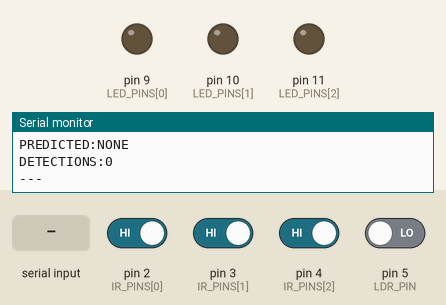
This sketch was run on a simulated Arduino Uno, built with avr-gcc and run on an emulated ATmega328P. Parts: output pins drawn as LEDs (lit = HIGH), the last lines printed to the serial monitor. Inputs (shaded band) come from the test bench; at power-on: pin 2 (IR_PINS[0]), pin 3 (IR_PINS[1]), pin 4 (IR_PINS[2]) HIGH, pin 5 (LDR_PIN) LOW.

Above: at 1.2 s.
1.3 s: pin 5 (LDR_PIN) driven HIGH
At 1.8 s:
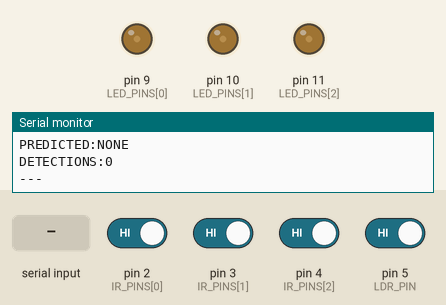
2.8 s: "MODE:EMERGENCY\n" received over Serial
At 4.1 s:
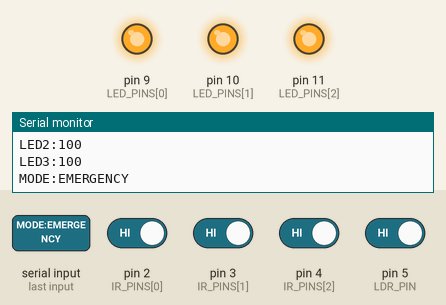
4.4 s: "MODE:AUTO\n" received over Serial
At 5.7 s:
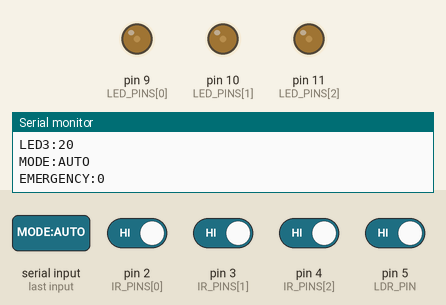
6.0 s: pin 2 (IR_PINS[0]) driven LOW
At 6.6 s:
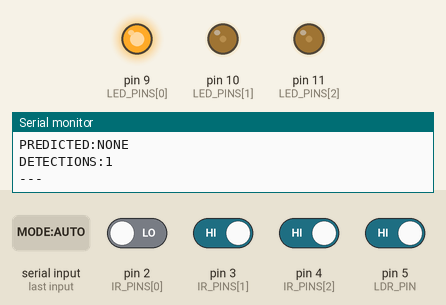
7.6 s: pin 3 (IR_PINS[1]) driven LOW
At 10.51 s:
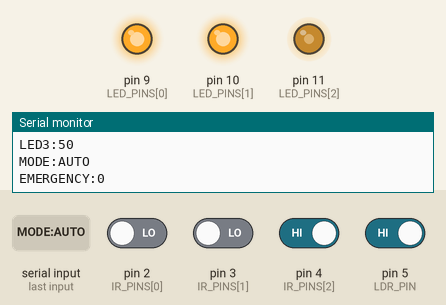
10.6 s: pin 2 (IR_PINS[0]) driven HIGH
At 11.5 s:
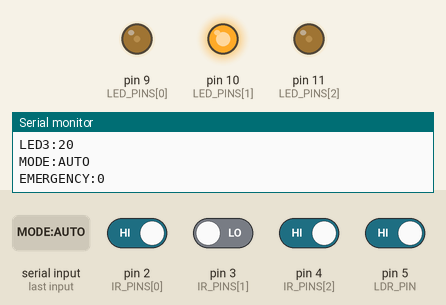
Timing chart, 0 to 13.2 s (numbered marks = the images above; inputs shaded):
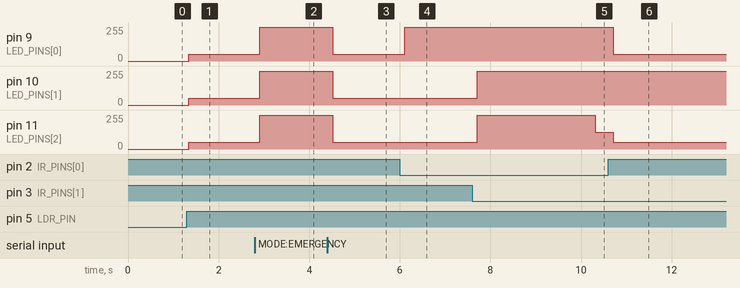

Measured:
- after the input at 1.3 s, pin 9 (LED_PINS[0]), pin 10 (LED_PINS[1]), pin 11 (LED_PINS[2]): 0/255 → 51/255 at once
- after the input at 2.8 s, pin 9 (LED_PINS[0]), pin 10 (LED_PINS[1]), pin 11 (LED_PINS[2]): 51/255 → 255/255 after 0.11 s
- after the input at 4.4 s, pin 9 (LED_PINS[0]), pin 10 (LED_PINS[1]), pin 11 (LED_PINS[2]): 255/255 → 51/255 after 0.12 s
- after the input at 6.0 s, pin 9 (LED_PINS[0]): 51/255 → 255/255 after 0.11 s
- after the input at 7.6 s, pin 10 (LED_PINS[1]): 51/255 → 255/255 after 0.11 s; pin 11 (LED_PINS[2]): 51/255 → 255/255 after 0.11 s, → 127/255 2.6 s later
- after the input at 10.6 s, pin 9 (LED_PINS[0]): 255/255 → 51/255 after 0.11 s; pin 11 (LED_PINS[2]): 127/255 → 51/255 after 0.11 s

The sketch:

street_light_controller.ino
```cpp
/*
  Smart Adaptive Street Light Controller — Firmware
  ---------------------------------------------------
  Hardware:
    LDR module   D0 -> D5   (digital day/night, threshold set by onboard trimmer)
    IR sensor 1  OUT -> D2  (zone 1 / closest)
    IR sensor 2  OUT -> D3  (zone 2 / middle)
    IR sensor 3  OUT -> D4  (zone 3 / farthest)
    LED 1        D9  (PWM, 220ohm resistor in series)
    LED 2        D10 (PWM, 220ohm resistor in series)
    LED 3        D11 (PWM, 220ohm resistor in series)

  This firmware is the authoritative real-time controller. It keeps running
  the automatic logic even if no dashboard is connected (FR-10). The
  dashboard only sends high-level mode/override commands over USB serial.

  Modules below are separated by section, matching the PRD's firmware
  architecture (Sensor Manager / Traffic Analyzer / Predictive Lighting
  Manager / Weather Manager / Emergency Manager / LED Controller /
  Serial Communication Manager), kept in one file for a beginner-friendly
  single-sketch build.
*/

// ---------- Pin configuration ----------
const int LDR_PIN = 5;
const int IR_PINS[3] = {2, 3, 4};
const int LED_PINS[3] = {9, 10, 11};

// SET based on your LDR test: does covering it (dark) give HIGH or LOW?
const bool LDR_HIGH_MEANS_NIGHT = true;

// ---------- Timing ----------
const unsigned long DEBOUNCE_MS = 40;          // sensor debounce window
const unsigned long PREDICTION_HOLD_MS = 2500; // how long a predicted zone stays pre-illuminated
const unsigned long SEND_INTERVAL_MS = 200;    // telemetry rate to dashboard

// ---------- Brightness levels (0-100%) ----------
const int BRIGHTNESS_OFF = 0;
const int BRIGHTNESS_FULL = 100;

// =====================================================================
// SENSOR MANAGER — debounced reads of LDR + 3 IR sensors
// =====================================================================
bool irRawState[3];         // true = object detected (post-debounce)
bool irLastReading[3];      // last raw pin reading, for debounce tracking
unsigned long irLastChange[3];

bool ldrRawIsNight;
bool ldrLastReading;
unsigned long ldrLastChange;

void sensorManager_setup() {
  pinMode(LDR_PIN, INPUT);
  for (int i = 0; i < 3; i++) {
    pinMode(IR_PINS[i], INPUT);
    irLastReading[i] = digitalRead(IR_PINS[i]) == LOW; // active-LOW modules
    irRawState[i] = irLastReading[i];
    irLastChange[i] = millis();
  }
  bool ldrPin = digitalRead(LDR_PIN);
  ldrLastReading = LDR_HIGH_MEANS_NIGHT ? (ldrPin == HIGH) : (ldrPin == LOW);
  ldrRawIsNight = ldrLastReading;
  ldrLastChange = millis();
}

// Returns true if IR sensor i just transitioned from clear -> detected this cycle
bool sensorManager_update(bool risingEdge[3]) {
  unsigned long now = millis();
  bool anyChange = false;

  for (int i = 0; i < 3; i++) {
    risingEdge[i] = false;
    bool reading = digitalRead(IR_PINS[i]) == LOW; // active-LOW
    if (reading != irLastReading[i]) {
      irLastReading[i] = reading;
      irLastChange[i] = now;
    }
    if ((now - irLastChange[i]) > DEBOUNCE_MS && irRawState[i] != irLastReading[i]) {
      bool prev = irRawState[i];
      irRawState[i] = irLastReading[i];
      if (!prev && irRawState[i]) risingEdge[i] = true; // clear -> detected
      anyChange = true;
    }
  }

  bool ldrPin = digitalRead(LDR_PIN);
  bool reading = LDR_HIGH_MEANS_NIGHT ? (ldrPin == HIGH) : (ldrPin == LOW);
  if (reading != ldrLastReading) {
    ldrLastReading = reading;
    ldrLastChange = now;
  }
  if ((now - ldrLastChange) > DEBOUNCE_MS && ldrRawIsNight != ldrLastReading) {
    ldrRawIsNight = ldrLastReading;
    anyChange = true;
  }

  return anyChange;
}

// =====================================================================
// TRAFFIC ANALYZER — active-zone count -> Low/Medium/High
// =====================================================================
// Plain int constants instead of an enum — Arduino's auto-generated function
// prototypes are inserted at the very top of the file, before any custom
// type would be defined, which breaks compilation if a function signature
// uses that custom type. Built-in types (int) sidestep the issue entirely.
const int TRAFFIC_LOW = 0;
const int TRAFFIC_MEDIUM = 1;
const int TRAFFIC_HIGH = 2;
unsigned long sessionDetectionCount = 0;

int trafficAnalyzer_level() {
  int activeCount = (irRawState[0] ? 1 : 0) + (irRawState[1] ? 1 : 0) + (irRawState[2] ? 1 : 0);
  if (activeCount >= 3) return TRAFFIC_HIGH;
  if (activeCount == 2) return TRAFFIC_MEDIUM;
  return TRAFFIC_LOW; // 0 or 1 active
}

int trafficAnalyzer_baseline(int level) {
  switch (level) {
    case TRAFFIC_HIGH: return 100;
    case TRAFFIC_MEDIUM: return 50;
    default: return 20;
  }
}

const char* trafficAnalyzer_name(int level) {
  switch (level) {
    case TRAFFIC_HIGH: return "HIGH";
    case TRAFFIC_MEDIUM: return "MEDIUM";
    default: return "LOW";
  }
}

// =====================================================================
// PREDICTIVE LIGHTING MANAGER — direction inference + next-zone hold
// =====================================================================
int zoneHistory[2] = {0, 0};        // [0]=older activation, [1]=most recent activation (1-3, 0=none yet)
unsigned long predictionHoldUntil = 0;
int predictedZone = 0;              // 0 = no prediction active

void predictive_onDetection(int zone /* 1-3 */) {
  if (zone == zoneHistory[1]) return; // same zone re-triggering doesn't shift history
  zoneHistory[0] = zoneHistory[1];
  zoneHistory[1] = zone;

  int direction = 0;
  if (zoneHistory[0] != 0) {
    int delta = zoneHistory[1] - zoneHistory[0];
    if (delta == 1 || delta == -1) direction = delta; // reliable forward/backward transition
  }

  if (direction != 0) {
    int next = zoneHistory[1] + direction;
    if (next >= 1 && next <= 3) {
      predictedZone = next;
      predictionHoldUntil = millis() + PREDICTION_HOLD_MS;
      return;
    }
  }
  // Direction not reliably established, or predicted zone out of range -> safe local response only
  predictedZone = 0;
}

bool predictive_zoneIsPredicted(int zone /* 1-3 */) {
  if (predictedZone == 0) return false;
  if (millis() > predictionHoldUntil) { predictedZone = 0; return false; }
  return predictedZone == zone;
}

// =====================================================================
// WEATHER MANAGER
// =====================================================================
const int WEATHER_CLEAR = 0;
const int WEATHER_RAIN = 1;
const int WEATHER_HEAVY = 2;
const int WEATHER_FOG = 3;
int currentWeather = WEATHER_CLEAR;

int weatherManager_baseline() {
  switch (currentWeather) {
    case WEATHER_RAIN: return 50;
    case WEATHER_HEAVY: return 100;
    case WEATHER_FOG: return 100;
    default: return 20; // CLEAR
  }
}

const char* weatherManager_name() {
  switch (currentWeather) {
    case WEATHER_RAIN: return "RAIN";
    case WEATHER_HEAVY: return "HEAVY";
    case WEATHER_FOG: return "FOG";
    default: return "CLEAR";
  }
}

// =====================================================================
// EMERGENCY MANAGER
// =====================================================================
bool emergencyActive = false;

// =====================================================================
// LED CONTROLLER — percentage (0-100) -> constrained PWM (0-255)
// =====================================================================
void ledController_apply(int zoneIndex /* 0-2 */, int percent) {
  percent = constrain(percent, 0, 100);
  int pwmValue = map(percent, 0, 100, 0, 255);
  analogWrite(LED_PINS[zoneIndex], pwmValue);
}

// =====================================================================
// SERIAL COMMUNICATION MANAGER
// =====================================================================
String serialBuffer = "";
int lastSentBrightness[3] = {-1, -1, -1}; // for telemetry only, not control

void serialComm_handleCommand(String cmd) {
  cmd.trim();
  if (cmd.length() == 0) return;

  if (cmd == "MODE:AUTO") {
    emergencyActive = false;
  } else if (cmd == "MODE:EMERGENCY" || cmd == "EMERGENCY:ON") {
    emergencyActive = true;
  } else if (cmd == "EMERGENCY:OFF") {
    emergencyActive = false;
  } else if (cmd == "MODE:WEATHER") {
    // Weather mode is always active as a baseline input; nothing to toggle separately.
  } else if (cmd == "WEATHER:CLEAR") {
    currentWeather = WEATHER_CLEAR;
  } else if (cmd == "WEATHER:RAIN") {
    currentWeather = WEATHER_RAIN;
  } else if (cmd == "WEATHER:HEAVY") {
    currentWeather = WEATHER_HEAVY;
  } else if (cmd == "WEATHER:FOG") {
    currentWeather = WEATHER_FOG;
  }
  // Unrecognized/malformed commands are silently ignored (NFR: tolerate malformed input).
}

void serialComm_poll() {
  while (Serial.available() > 0) {
    char c = Serial.read();
    if (c == '\n') {
      serialComm_handleCommand(serialBuffer);
      serialBuffer = "";
    } else if (c != '\r') {
      serialBuffer += c;
      if (serialBuffer.length() > 64) serialBuffer = ""; // guard against runaway input
    }
  }
}

unsigned long lastSendTime = 0;
int lastBrightness[3] = {0, 0, 0};
int lastPredicted = 0;
String lastDirection = "NONE";

void serialComm_sendTelemetry(bool isNight, int traffic) {
  unsigned long now = millis();
  if (now - lastSendTime < SEND_INTERVAL_MS) return;
  lastSendTime = now;

  Serial.print("DAYNIGHT:"); Serial.println(isNight ? "NIGHT" : "DAY");
  Serial.print("IR1:"); Serial.println(irRawState[0] ? 1 : 0);
  Serial.print("IR2:"); Serial.println(irRawState[1] ? 1 : 0);
  Serial.print("IR3:"); Serial.println(irRawState[2] ? 1 : 0);
  Serial.print("TRAFFIC:"); Serial.println(trafficAnalyzer_name(traffic));
  Serial.print("LED1:"); Serial.println(lastBrightness[0]);
  Serial.print("LED2:"); Serial.println(lastBrightness[1]);
  Serial.print("LED3:"); Serial.println(lastBrightness[2]);
  Serial.print("MODE:"); Serial.println(emergencyActive ? "EMERGENCY" : "AUTO");
  Serial.print("EMERGENCY:"); Serial.println(emergencyActive ? 1 : 0);
  Serial.print("WEATHER:"); Serial.println(weatherManager_name());
  Serial.print("DIRECTION:"); Serial.println(lastDirection);
  Serial.print("PREDICTED:"); Serial.println(lastPredicted == 0 ? "NONE" : String(lastPredicted));
  Serial.print("DETECTIONS:"); Serial.println(sessionDetectionCount);
  Serial.println("---"); // frame separator, makes line-grouping trivial on the browser side
}

// =====================================================================
// MAIN
// =====================================================================
void setup() {
  Serial.begin(9600);
  sensorManager_setup();
  for (int i = 0; i < 3; i++) pinMode(LED_PINS[i], OUTPUT);
}

void loop() {
  serialComm_poll();

  bool risingEdge[3];
  sensorManager_update(risingEdge);

  for (int i = 0; i < 3; i++) {
    if (risingEdge[i]) {
      sessionDetectionCount++;
      predictive_onDetection(i + 1);
    }
  }

  // Update the direction/prediction telemetry strings once per loop
  if (zoneHistory[0] != 0 && zoneHistory[1] != 0) {
    lastDirection = String(zoneHistory[0]) + "-" + String(zoneHistory[1]);
  } else {
    lastDirection = "NONE";
  }
  lastPredicted = predictedZone;

  bool isNight = ldrRawIsNight;
  int traffic = trafficAnalyzer_level();

  // ---- Priority logic (Section 10 of the PRD) ----
  if (emergencyActive) {
    for (int i = 0; i < 3; i++) {
      ledController_apply(i, BRIGHTNESS_FULL);
      lastBrightness[i] = BRIGHTNESS_FULL;
    }
  } else if (isNight) {
    int weatherBaseline = weatherManager_baseline();
    int trafficBaseline = trafficAnalyzer_baseline(traffic);
    int baseline = max(weatherBaseline, trafficBaseline);

    for (int i = 0; i < 3; i++) {
      int zone = i + 1;
      int target;
      if (irRawState[i]) {
        target = BRIGHTNESS_FULL;                         // night + detection
      } else if (predictive_zoneIsPredicted(zone)) {
        target = BRIGHTNESS_FULL;                         // pre-illuminate predicted next zone
      } else {
        target = baseline;                                 // energy-saving baseline
      }
      target = min(target, BRIGHTNESS_FULL);               // never exceed 100%
      ledController_apply(i, target);
      lastBrightness[i] = target;
    }
  } else {
    for (int i = 0; i < 3; i++) {
      ledController_apply(i, BRIGHTNESS_OFF);
      lastBrightness[i] = BRIGHTNESS_OFF;
    }
  }

  serialComm_sendTelemetry(isNight, traffic);
}
```
